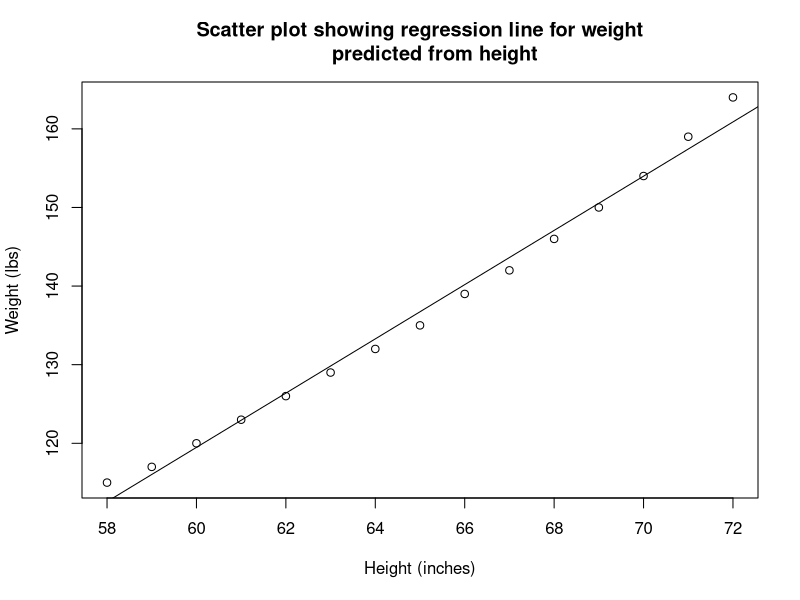
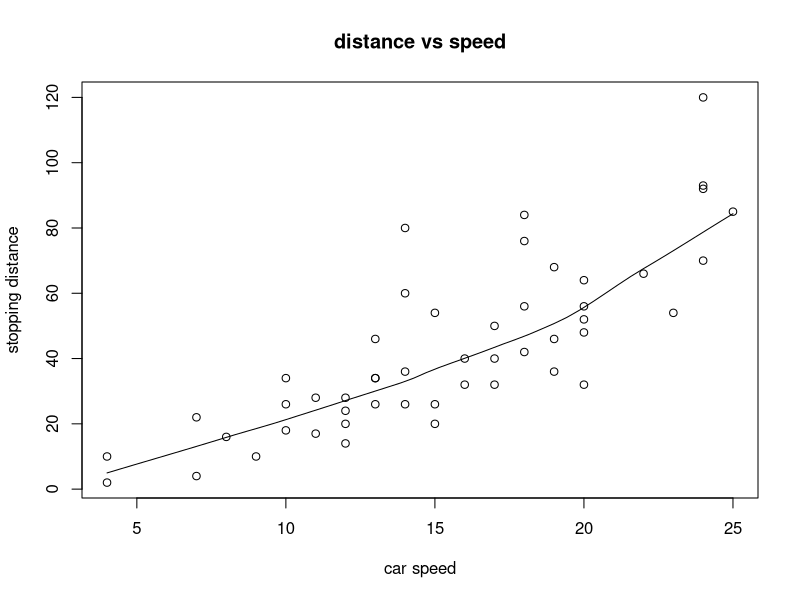
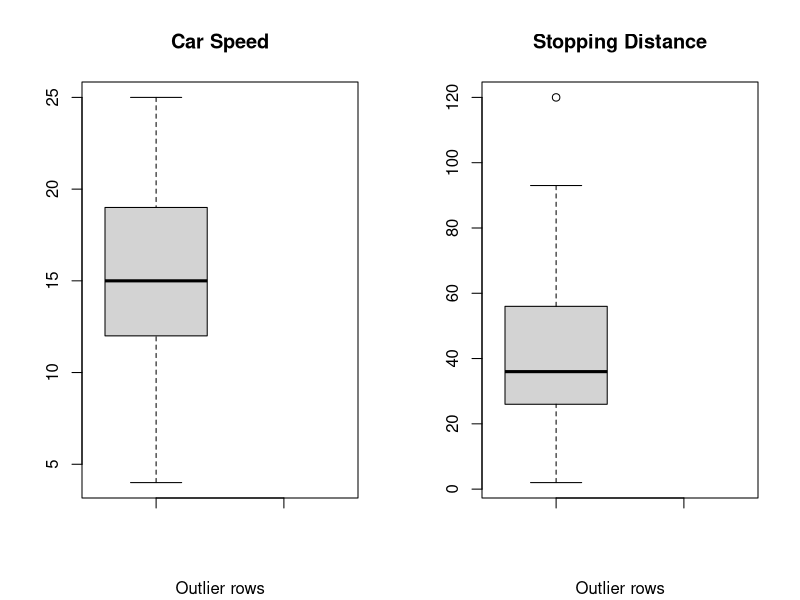
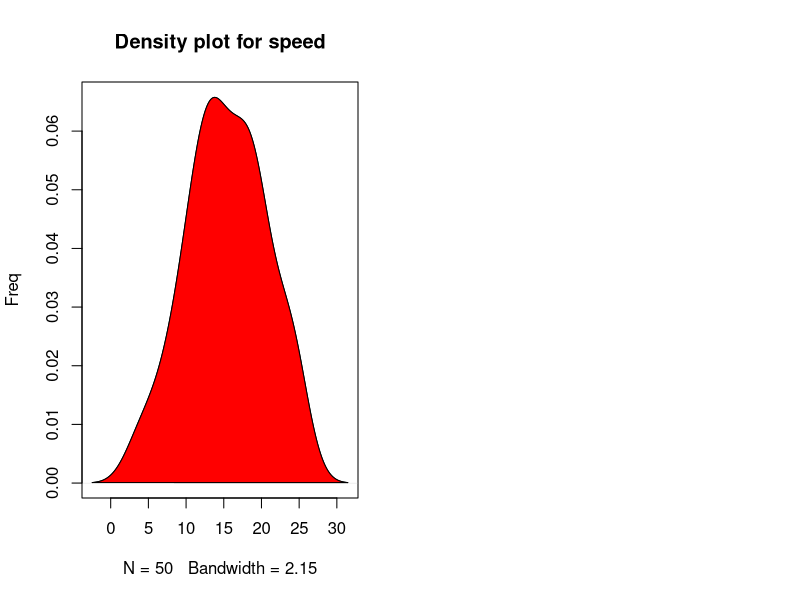
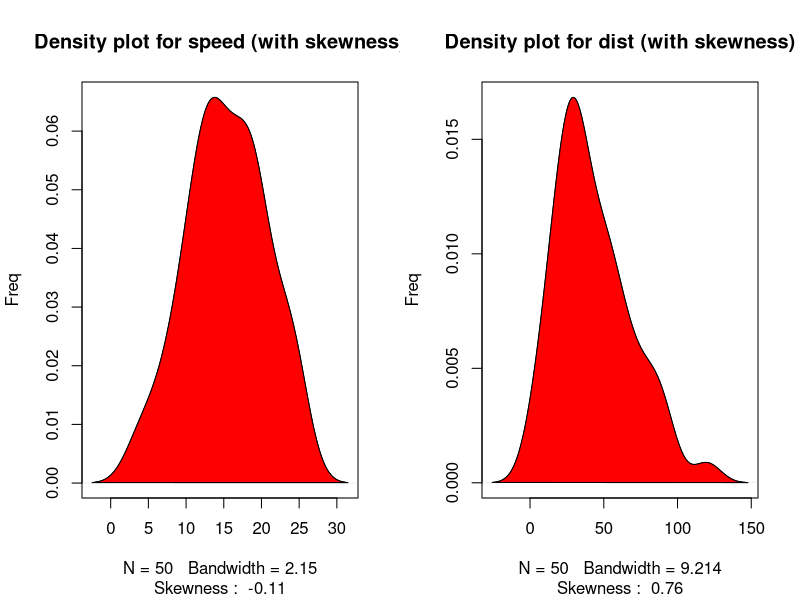

The R source for these figures, in order:
# example uses "women" dataset
# that contains height and weight of 15 women aged 30 - 39

str(women)


simple_linear_model <- lm(weight ~ height, data = women) # dependant variable is height (x-axis)
simple_linear_model
# shows the intercept and beta coefficient for height variable
# ie weight = -87.52 + 3.45 x height

plot(women$height,
     women$weight, 
     xlab = "Height (inches)",
     ylab = "Weight (lbs)",
     main = "Scatter plot showing regression line for weight
     predicted from height")
     


abline(simple_linear_model)

summary(simple_linear_model)

confint(simple_linear_model)

# cor measures the level of association between two variables
# and ranges from -1 (perfect negative correlation) to +1 (perfectly positive correlation)
# a value cose to 0 indicates a weak relationship
# a low correlation (-.02 < 0 < 0.2) suggests that muich of the variation
# of the outcome variable is not explained by the predictor
# in such case, we should then look at better predictor variables
cor(women$height, women$weight)

# Cars dataset
library(car)
head(cars)

# Visualise if there is any relationship (linear) between 
# the independant and dependant variables
scatter.smooth(x = cars$speed, 
               y = cars$dist,
               main = 'distance vs speed',
               xlab = 'car speed',
               ylab = 'stopping distance')

# two charts side by side
par(mfrow = c(1,2)) #c(1,2) = 1 row two charts, divides graph into 2 columns

boxplot(cars$speed, main = "Car Speed", 
        sub = paste("Outlier rows"),
        boxplot.stats(cars$speed)$outliers)
# cant see any outliers

boxplot(cars$dist, main = "Stopping Distance", 
        sub = paste("Outlier rows"),
        boxplot.stats(cars$dist)$outliers)
# one outlier

# there's a linear relationship; as one increases so does the other 
# if there wasn't, then the plot line would just run straight across

install.packages("e1071")
library(e1071)


plot(density(cars$speed), 
     main = "Density plot for speed",
     ylab = "Freq")
polygon(density(cars$speed), col = "red")




par(mfrow = c(1,2))  #dividing into two columns

plot(density(cars$speed), 
     main = "Density plot for speed (with skewness)",
     ylab = "Freq",
       sub = paste("Skewness : ", round(e1071::skewness(cars$speed), 2))) #::skewness - using 
                                                                        #skewness function from e1071
# fill in the area under the chart with colour
polygon(density(cars$speed), col = "red")

plot(density(cars$dist), 
     main = "Density plot for dist (with skewness)",
     ylab = "Freq",
     sub = paste("Skewness : ", round(e1071::skewness(cars$dist), 2))) #::skewness - using 
                                                                      #skewness function from e1071
polygon(density(cars$dist), col = "red")

cor(cars$speed, cars$dist)

# Build linear relation model on full data

linear_model <- lm(dist ~ speed, data = cars)
print(linear_model)

model_summary <- summary(linear_model)

#  model coefficients 
model_coefficients <- model_summary$coefficients
model_coefficients

#****** use t value stats if using linear regr. for CA4 ****

AIC(linear_model)
BIC(linear_model)

# -------------------------------------------------------------
# set.seed sets the "randomness"; a way of unrandomising the randomness
set.seed(200)

# select a random sample
# from 1:all records in cars, with 80% of rows
total_records <- sample(1:nrow(cars), 
                           0.8 * nrow(cars))

trainin_data <- cars[total_records,]
trainin_data

testing_data <- cars[-total_records,] #takes the 20% not used in total_records
testing_data

# build model using training data
lr_model <- lm(dist ~ speed, data = trainin_data)

# model summary
summary(lr_model)

# predict distance from testing data
distance_predicted <- predict(lr_model, testing_data)

# make an actual vs predicted dataframe
actuals_preds <- data.frame(actuals = testing_data$dist,
                            predicted = distance_predicted)
actuals_preds

correlation_accuracy <- cor(actuals_preds$actuals, actuals_preds$predicted)
# ~0.90 correlation which is fairly good

# min - max accuracy 
min_max_accuracy <- mean(apply(actuals_preds, 1, min) / 
                           apply(actuals_preds, 1, max))
min_max_accuracy


